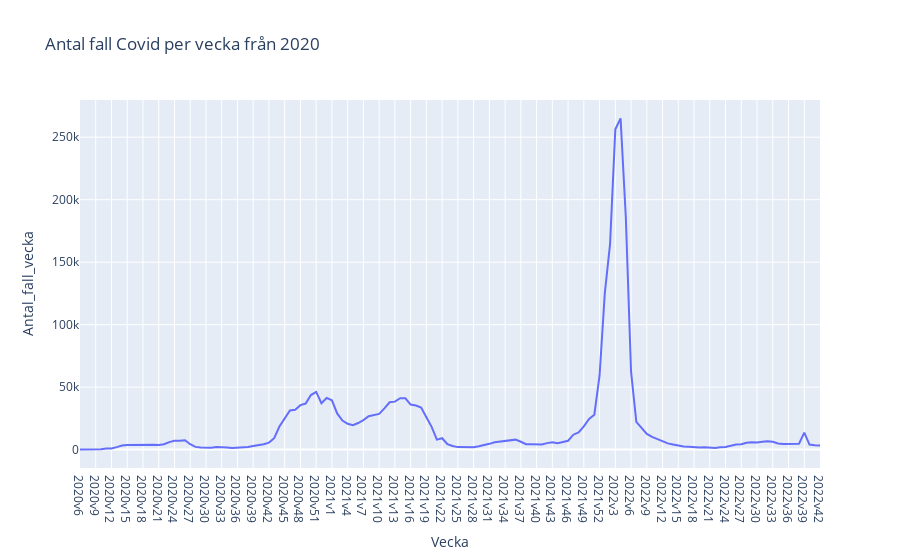

Here is the notebook cell this chart was saved with:
### Code cell
fall = px.line(df_covid_week_sweden, x= "Vecka", y= "Antal_fall_vecka", title= "Antal fall Covid per vecka från 2020")
fall.show()

### Figure 1 — Plotly figure (JSON) as saved in the notebook; plotly's stock layout.template omitted (floating-point values rounded to 4 significant figures; data arrays with more than 128 entries replaced by an {"elided": "..."} marker saying what was removed)
{"data": [{"hovertemplate": "Vecka=%{x}<br>Antal_fall_vecka=%{y}<extra></extra>", "legendgroup": "", "line": {"color": "#636efa", "dash": "solid"}, "marker": {"symbol": "circle"}, "mode": "lines", "name": "", "orientation": "v", "showlegend": false, "type": "scatter", "x": {"elided": "142 str values"}, "xaxis": "x", "y": {"elided": "142 int values"}, "yaxis": "y"}], "layout": {"legend": {"tracegroupgap": 0}, "title": {"text": "Antal fall Covid per vecka från 2020"}, "xaxis": {"anchor": "y", "domain": [0, 1], "title": {"text": "Vecka"}}, "yaxis": {"anchor": "x", "domain": [0, 1], "title": {"text": "Antal_fall_vecka"}}}}
